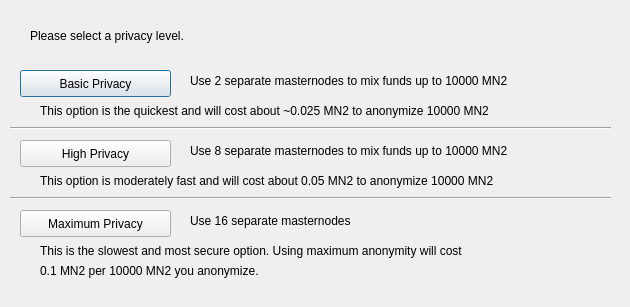
<?xml version="1.0" encoding="UTF-8"?>
<ui version="4.0">
 <class>ObfuscationConfig</class>
 <widget class="QDialog" name="ObfuscationConfig">
  <property name="geometry">
   <rect>
    <x>0</x>
    <y>0</y>
    <width>630</width>
    <height>307</height>
   </rect>
  </property>
  <property name="windowTitle">
   <string>Configure Obfuscation</string>
  </property>
  <widget class="QPushButton" name="buttonBasic">
   <property name="geometry">
    <rect>
     <x>20</x>
     <y>70</y>
     <width>151</width>
     <height>27</height>
    </rect>
   </property>
   <property name="text">
    <string>Basic Privacy</string>
   </property>
  </widget>
  <widget class="QPushButton" name="buttonHigh">
   <property name="geometry">
    <rect>
     <x>20</x>
     <y>140</y>
     <width>151</width>
     <height>27</height>
    </rect>
   </property>
   <property name="text">
    <string>High Privacy</string>
   </property>
  </widget>
  <widget class="QPushButton" name="buttonMax">
   <property name="geometry">
    <rect>
     <x>20</x>
     <y>210</y>
     <width>151</width>
     <height>27</height>
    </rect>
   </property>
   <property name="text">
    <string>Maximum Privacy</string>
   </property>
  </widget>
  <widget class="QLabel" name="label">
   <property name="geometry">
    <rect>
     <x>30</x>
     <y>20</y>
     <width>571</width>
     <height>31</height>
    </rect>
   </property>
   <property name="text">
    <string>Please select a privacy level.</string>
   </property>
  </widget>
  <widget class="QLabel" name="label_2">
   <property name="geometry">
    <rect>
     <x>190</x>
     <y>70</y>
     <width>421</width>
     <height>21</height>
    </rect>
   </property>
   <property name="text">
    <string>Use 2 separate masternodes to mix funds up to 10000 MN2</string>
   </property>
  </widget>
  <widget class="QLabel" name="label_3">
   <property name="geometry">
    <rect>
     <x>190</x>
     <y>140</y>
     <width>411</width>
     <height>21</height>
    </rect>
   </property>
   <property name="text">
    <string>Use 8 separate masternodes to mix funds up to 10000 MN2</string>
   </property>
  </widget>
  <widget class="QLabel" name="label_4">
   <property name="geometry">
    <rect>
     <x>190</x>
     <y>210</y>
     <width>421</width>
     <height>21</height>
    </rect>
   </property>
   <property name="text">
    <string>Use 16 separate masternodes</string>
   </property>
  </widget>
  <widget class="QLabel" name="label_6">
   <property name="geometry">
    <rect>
     <x>40</x>
     <y>100</y>
     <width>561</width>
     <height>21</height>
    </rect>
   </property>
   <property name="text">
    <string>This option is the quickest and will cost about ~0.025 MN2 to anonymize 10000 MN2</string>
   </property>
  </widget>
  <widget class="QLabel" name="label_7">
   <property name="geometry">
    <rect>
     <x>40</x>
     <y>170</y>
     <width>561</width>
     <height>21</height>
    </rect>
   </property>
   <property name="text">
    <string>This option is moderately fast and will cost about 0.05 MN2 to anonymize 10000 MN2</string>
   </property>
  </widget>
  <widget class="QLabel" name="label_8">
   <property name="geometry">
    <rect>
     <x>40</x>
     <y>240</y>
     <width>561</width>
     <height>21</height>
    </rect>
   </property>
   <property name="text">
    <string>This is the slowest and most secure option. Using maximum anonymity will cost</string>
   </property>
  </widget>
  <widget class="QLabel" name="label_9">
   <property name="geometry">
    <rect>
     <x>40</x>
     <y>260</y>
     <width>561</width>
     <height>21</height>
    </rect>
   </property>
   <property name="text">
    <string>0.1 MN2 per 10000 MN2 you anonymize.</string>
   </property>
  </widget>
  <widget class="Line" name="line">
   <property name="geometry">
    <rect>
     <x>10</x>
     <y>120</y>
     <width>601</width>
     <height>16</height>
    </rect>
   </property>
   <property name="orientation">
    <enum>Qt::Horizontal</enum>
   </property>
  </widget>
  <widget class="Line" name="line_2">
   <property name="geometry">
    <rect>
     <x>10</x>
     <y>190</y>
     <width>601</width>
     <height>16</height>
    </rect>
   </property>
   <property name="orientation">
    <enum>Qt::Horizontal</enum>
   </property>
  </widget>
 </widget>
 <resources/>
 <connections/>
</ui>
